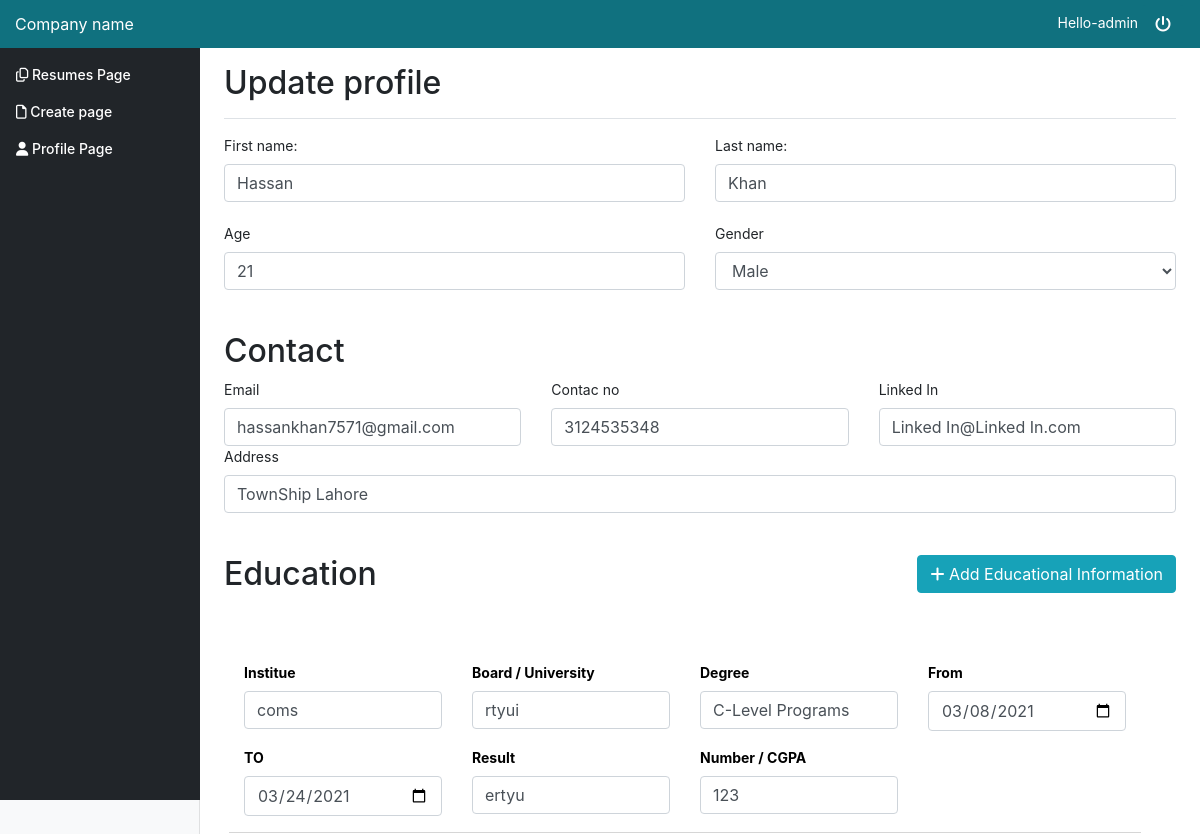
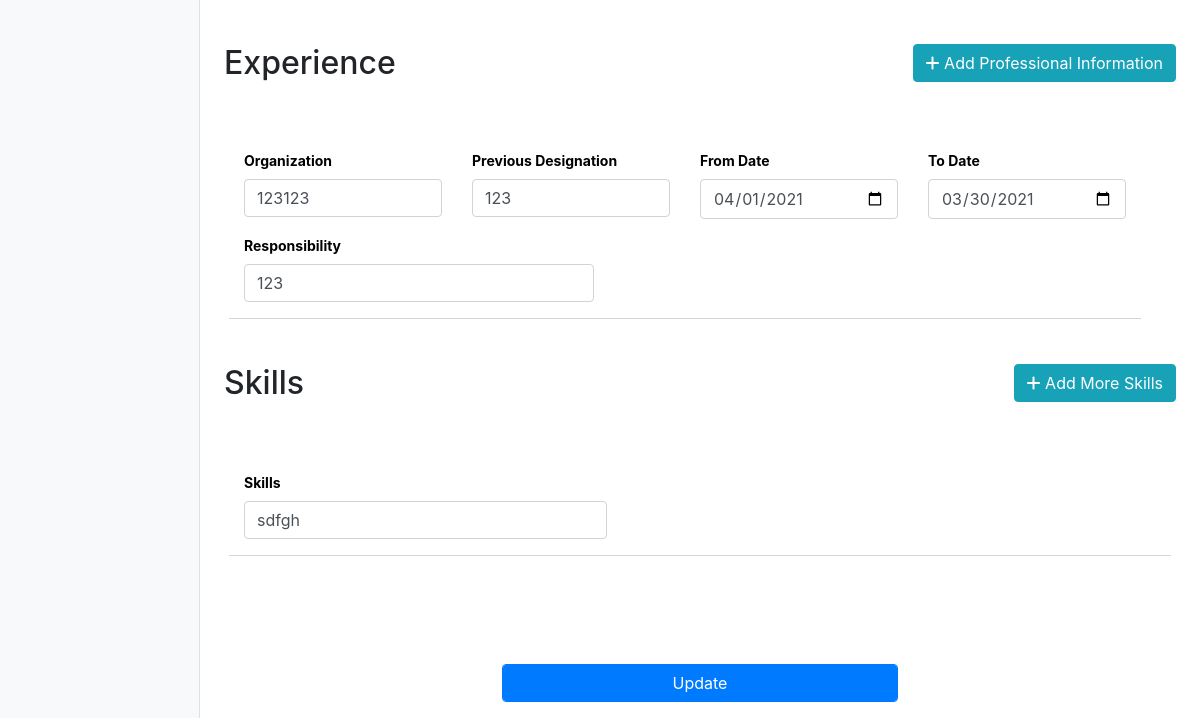
The page /dashboard/updateinfo/ (signed in) on the database as committed earlier (2 pictures, top to bottom).
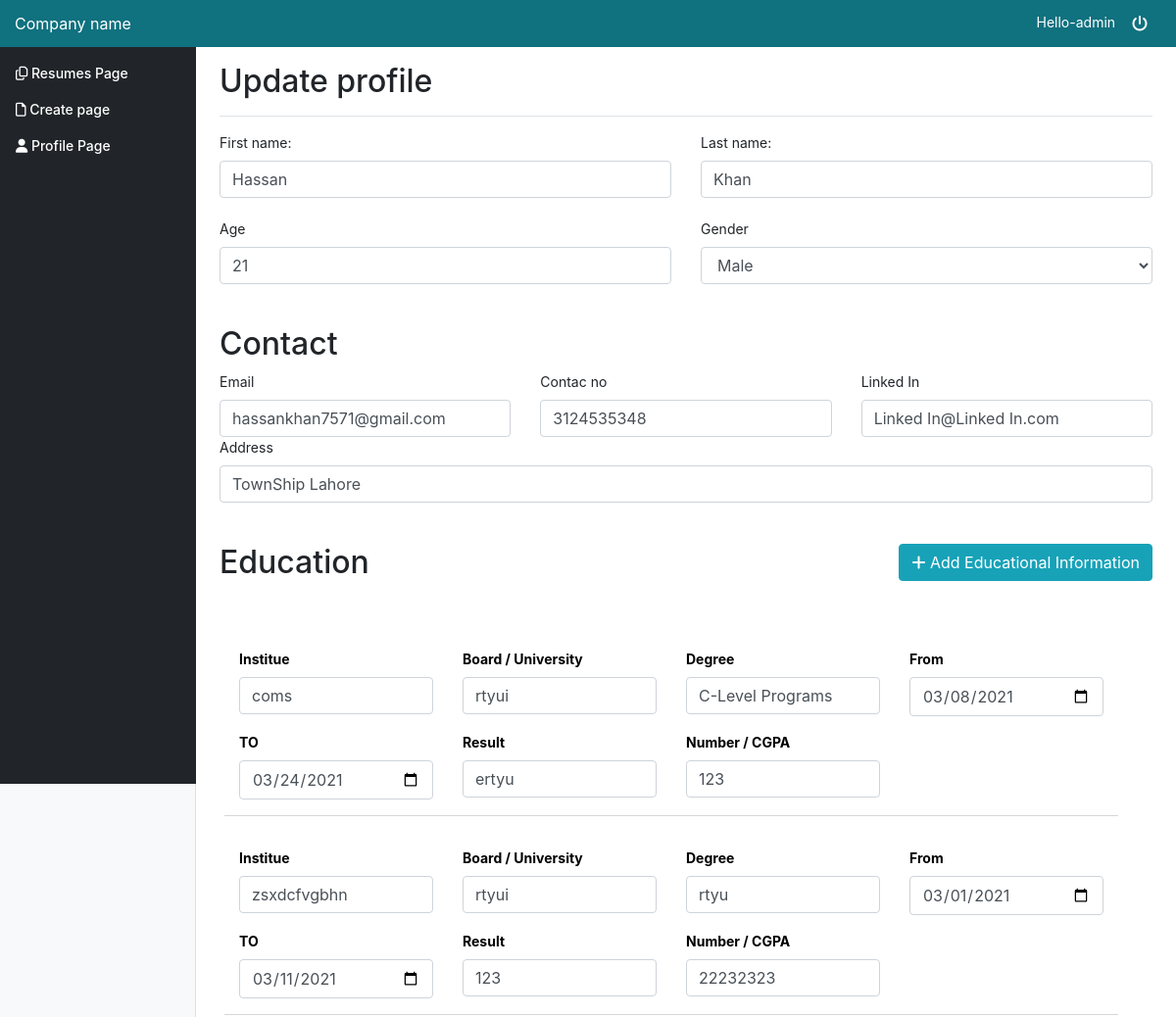
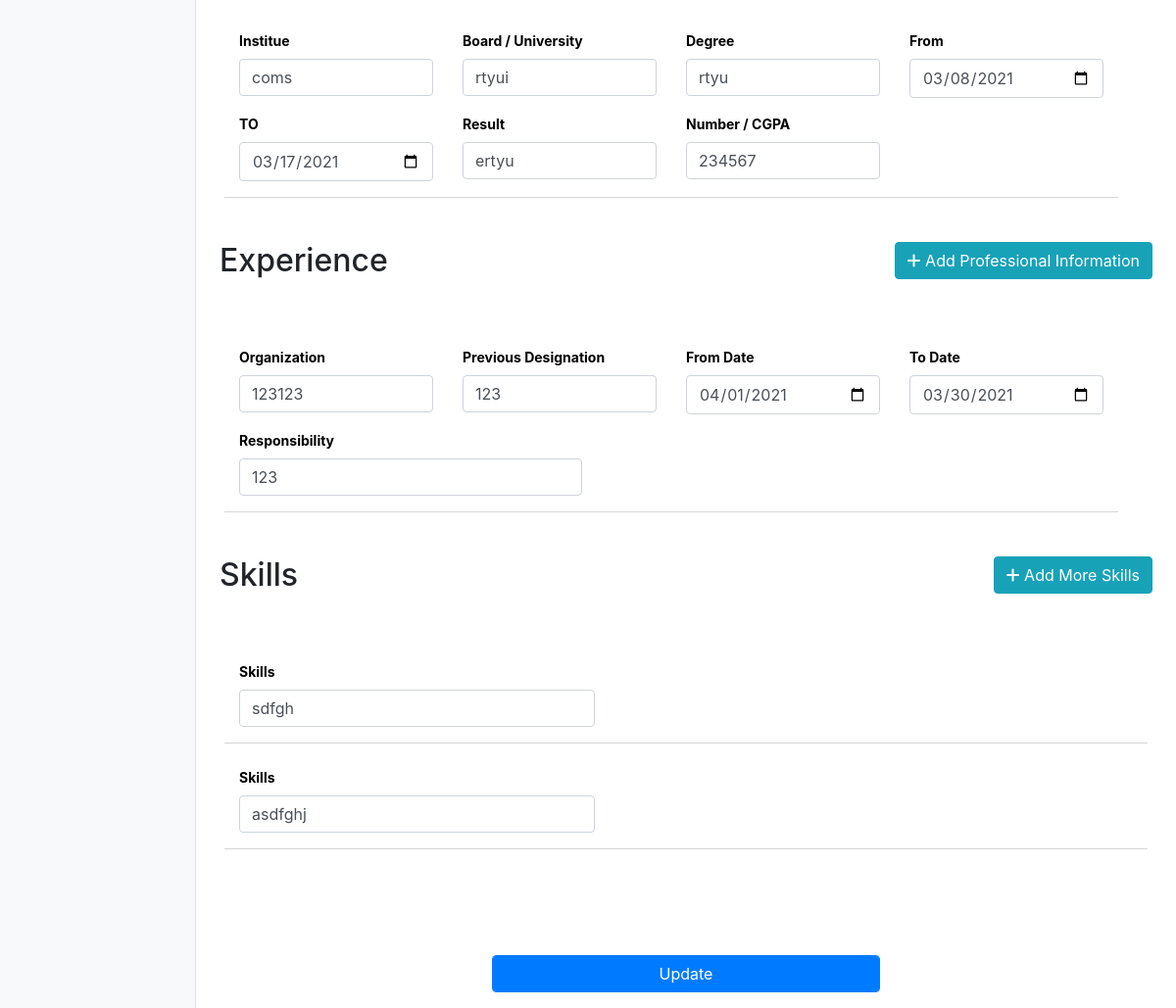
The same page on the database as committed later (2 pictures, top to bottom).
### dashboard/models.py (models this page shows, shortened)
class ProfileEducation(models.Model):
    institute = models.TextField(max_length=50)
    board = models.TextField(max_length=50)
    degree = models.TextField(max_length=50)
    startingdate = models.TextField(max_length=20)
    endingdate = models.TextField(max_length=20)
    result = models.TextField(max_length=10)
    percentage = models.IntegerField(default=None)

class ProfileExperience(models.Model):
    organization = models.TextField(max_length=20)
    previousDesignation = models.TextField(max_length=20)
    startingDate = models.TextField(max_length=20)
    endingDate = models.TextField(max_length=20)
    responsibilities = models.TextField(max_length=100)

class ProfileSkills(models.Model):
    skills = models.TextField(max_length=20)

### dashboard/views.py (the view, shortened to what this page needs)
# urls.py: path('updateinfo/', views.update_profile, name='updateinfo'),
def update_profile(request):
    id = request.user.id
    profile = Profile.objects.filter(user=request.user).first()
    print(profile)
    return render(request, 'dashboard/profile_update.html', {'profile': profile, 'id': id})

### dashboard/models.py (called while the page is built)
    def __str__(self):
        return self.name

### dashboard/templates/dashboard/profile_update.html (shortened to what the changed rows need)
{% extends 'basetemplate.html' %}
{%block content  %}
    <main role="main" class="col-md-9 ml-sm-auto col-lg-10 pt-3 px-4">
        <div class="d-flex justify-content-between flex-wrap flex-md-nowrap align-items-center pb-2 mb-3 border-bottom">
            <h1 class="h2">Update profile</h1>
        </div>
        <form  class="form-group " action="{% url 'dashboard:updateinfo'  %}" method="post" enctype="multipart/form-data">
            <br>
            <br><br>
            <h2>Contact</h2>
            <br> <br>
            <div class="d-flex justify-content-between  mb-3">
                <div> <h2>Education</h2></div>
            </div>
            <div class="card-body" style="padding-bottom: 0px">
                {% for edu in profile.education.all %}
                    <div id="" class="mb-4">
                        <div class="row col-md-12">
                            <div class="row" style="border-bottom-style: solid; border-bottom-width: thin; margin-top: 1%; border-bottom-color: #d6d6d6;">
                                <div class="col-md-3"><div class="form-group"><label class="bmd-label-floating" style="font-weight: bold; color: black;">Institue</label> <input class="form-control" type="text" name="Institute[]"  value="{{ edu.institute }}" placeholder="Institute" /></div></div>
                                <div class="col-md-3"><div class="form-group"><label class="bmd-label-floating" style="font-weight: bold; color: black;">Board / University</label> <input class="form-control" type="text" name="Board_Uni[]"  value="{{ edu.board }}" placeholder="Board / University" /></div></div>
                                <div class="col-md-3"><div class="form-group"><label class="bmd-label-floating" style="font-weight: bold; color: black;">Degree</label> <input class="form-control" type="text" name="Degree[]"  value="{{ edu.degree }}" placeholder="Degree" /></div></div>
                                <div class="col-md-3"><div class="form-group"><label class="bmd-label-floating" style="font-weight: bold; color: black;">From</label> <input class="form-control" type="date" name="PassingYear[]"  value="{{ edu.startingdate }}" placeholder="Passing Year" /></div></div>
                                <div class="col-md-3"><div class="form-group"><label class="bmd-label-floating" style="font-weight: bold; color: black;">TO</label> <input class="form-control" type="date" name="enddate[]"  value="{{ edu.endingdate }}"placeholder="Passing Year" /></div></div>
                                <div class="col-md-3"><div class="form-group"><label class="bmd-label-floating" style="font-weight: bold; color: black;">Result</label> <input class="form-control" type="text" name="Result[]"  value="{{ edu.result }}"placeholder="Result" /></div></div>
                                <div class="col-md-3"><div class="form-group"><label class="bmd-label-floating" style="font-weight: bold; color: black;">Number / CGPA</label> <input class="form-control" type="text" name="Number_CGPA[]"  value="{{ edu.percentage }}" placeholder="Number / CGPA" /></div></div>
                            </div>
                        </div>
                    </div>
                {% endfor %}
            </div>
            <br>
            <div class="d-flex justify-content-between  mb-3">
                <div>   <h2>Experience</h2> </div>
            </div>
            <div class="card-body" style="padding-bottom: 0px">
                {% for exp in profile.experience.all %}
                    <div id="" class="mb-4">
                        <div class="row col-md-12">
                            <div class="row" style="border-bottom-style: solid; border-bottom-width: thin; margin-top: 1%; border-bottom-color: #d6d6d6;">
                                <div class="col-md-3"><div class="form-group"><label class="bmd-label-floating" style="font-weight: bold; color: black;">Organization</label> <input class="form-control" type="text" name="Organization[]" value="{{ exp.organization }}" placeholder="Organization" /></div></div>
                                <div class="col-md-3"><div class="form-group"><label class="bmd-label-floating" style="font-weight: bold; color: black;">Previous Designation</label> <input class="form-control" type="text" name="Previous_Designation[]" value="{{ exp.previousDesignation }}" placeholder="Previous Designation" /></div></div>
                                <div class="col-md-3"><div class="form-group"><label class="bmd-label-floating" style="font-weight: bold; color: black;">From Date</label> <input class="form-control" type="date" name="FromDate[]" value="{{ exp.startingDate }}" placeholder="From Date" /></div></div>
                                <div class="col-md-3"><div class="form-group"><label class="bmd-label-floating" style="font-weight: bold; color: black;">To Date</label> <input class="form-control" type="date" name="ToDate[]" value="{{ exp.endingDate }}" placeholder="To Date" /></div></div>
                                <div class="col-md-5"><div class="form-group"><label class="bmd-label-floating" style="font-weight: bold; color: black;">Responsibility</label> <input class="form-control" type="text" name="Responsibility[]" value="{{ exp.responsibilities }}" placeholder="Responsibility" /></div></div>
                            </div>
                        </div>
                    </div>
                {% endfor %}
            </div>
        <br>
            <div class="d-flex justify-content-between  mb-3">
                <div> <h2>Skills</h2></div>
            </div>
            <div class="card-body" style="padding-bottom: 0px">
                {% for skill in profile.skills.all %}
                    <div id="" class="mb-4">
                        <div class="row" style="border-bottom-style: solid; border-bottom-width: thin; margin-top: 1%; border-bottom-color: #d6d6d6;">
                            <div class="col-md-5"><div class="form-group"><label class="bmd-label-floating" style="font-weight: bold; color: black;">Skills</label> <input class="form-control" type="text" name="Skills[]" value="{{ skill.skills }}" placeholder="Skills" /></div></div>
                        </div>
                    </div>
                {% endfor %}
            </div>
            <br>
            <br><br><br>
            <div style="text-align: center;"><input class="col-md-5 form-control btn btn-primary" type="submit" value="Update"></div></div>
            </div>
{% endblock %}

Rows that differ between the two databases and show on the page:
added ProfileEducation: institute "zsxdcfvgbhn", board "rtyui", degree "rtyu", startingdate "03/01/2021", endingdate "03/11/2021", result "123", percentage "22232323"
added ProfileEducation: institute "coms", board "rtyui", degree "rtyu", startingdate "03/08/2021", endingdate "03/17/2021", result "ertyu", percentage "234567"
added ProfileSkills: skills "asdfghj"
